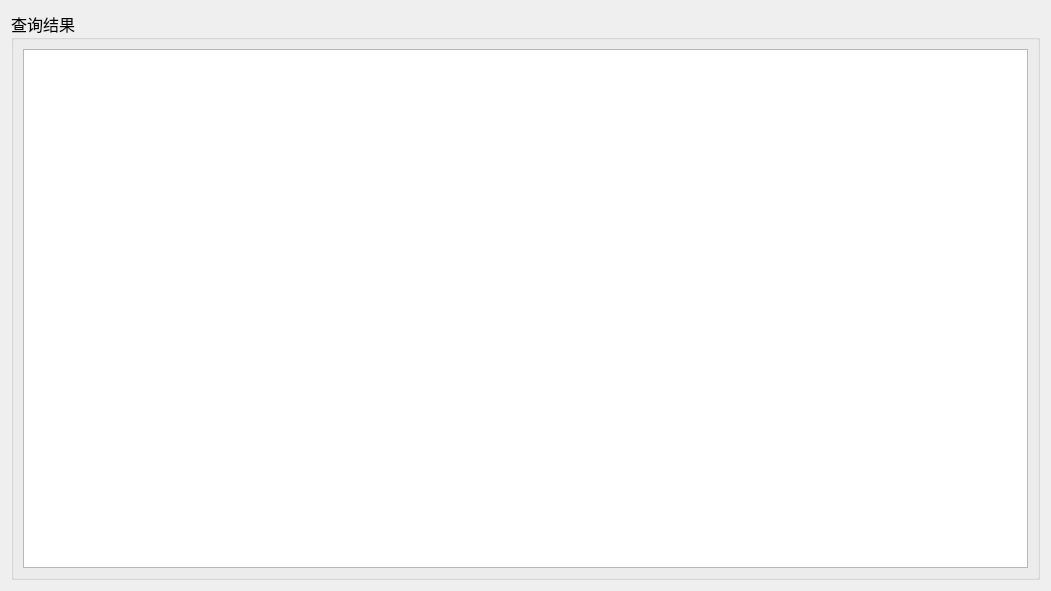
<?xml version="1.0" encoding="UTF-8"?>
<ui version="4.0">
 <class>ShopcartData</class>
 <widget class="QWidget" name="ShopcartData">
  <property name="geometry">
   <rect>
    <x>0</x>
    <y>0</y>
    <width>1051</width>
    <height>591</height>
   </rect>
  </property>
  <property name="windowTitle">
   <string>Form</string>
  </property>
  <layout class="QGridLayout" name="gridLayout_5">
   <item row="0" column="0">
    <layout class="QGridLayout" name="gridLayout_4">
     <item row="0" column="0">
      <widget class="QGroupBox" name="groupBox_2">
       <property name="font">
        <font>
         <family>微软雅黑</family>
         <pointsize>12</pointsize>
        </font>
       </property>
       <property name="title">
        <string>查询结果</string>
       </property>
       <layout class="QGridLayout" name="gridLayout_3">
        <item row="0" column="0">
         <widget class="QListWidget" name="listWidget"/>
        </item>
       </layout>
      </widget>
     </item>
    </layout>
   </item>
  </layout>
 </widget>
 <resources/>
 <connections/>
</ui>
